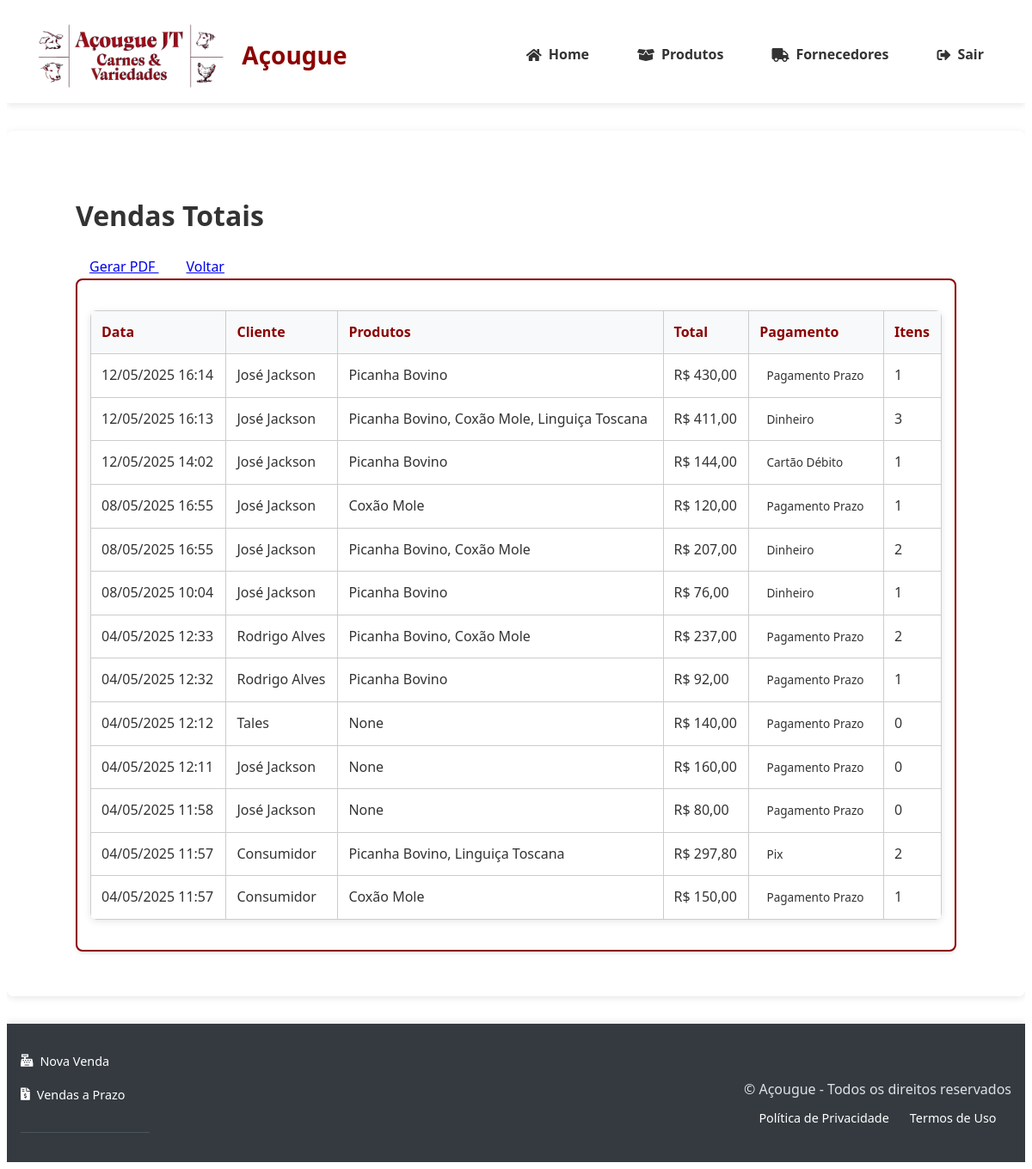
Before: /relatorios/vendas_totais (signed in) with the older database file.
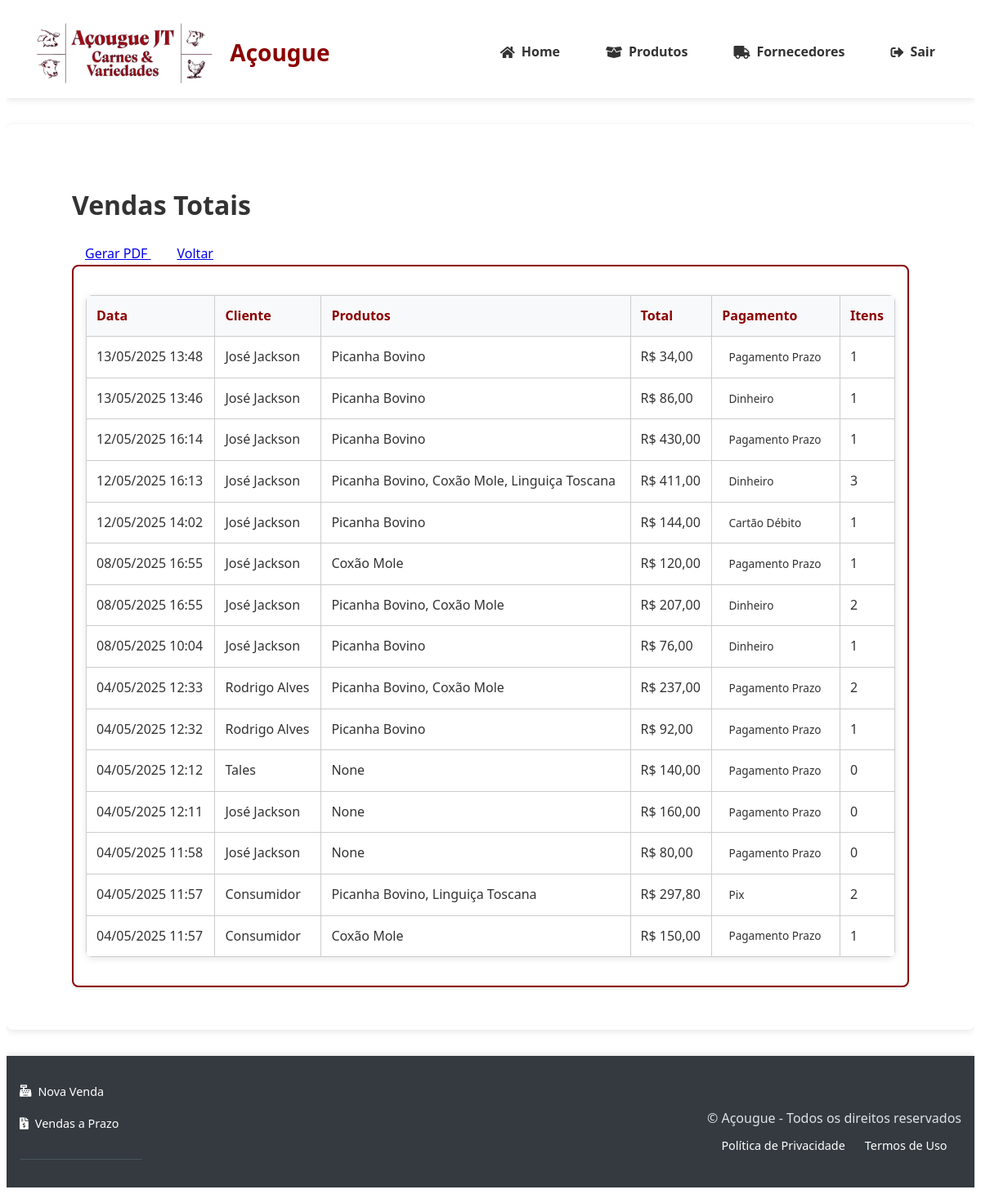
After: the same page with the newer database file.
### tables this page shows
CREATE TABLE vendas (
                id TEXT PRIMARY KEY,
                data TIMESTAMP DEFAULT CURRENT_TIMESTAMP,
                cliente_cpf TEXT,
                cliente_nome TEXT,  
                total DECIMAL(10,2) NOT NULL,
                metodo_pagamento TEXT NOT NULL,
                usuario_id INTEGER NOT NULL REFERENCES users(id) ON DELETE CASCADE,
                status_pagamento TEXT NOT NULL DEFAULT 'pago',
                data_vencimento DATE,
                observacao TEXT
            );

### app.py (the view, shortened to what this page needs)
@app.route('/relatorios/<report_type>')
@login_required
@role_required('gerente')
def relatorios_unificados(report_type):
    report_titles = {
        'vendas_totais': 'Vendas Totais',
    }
    if report_type == 'vendas_totais':
        with get_db_connection() as conn:
            cursor = conn.cursor()
            cursor.execute('''
                SELECT
                    v.id,
                    v.data,
                    v.cliente_nome as cliente,
                    GROUP_CONCAT(p.nome, ', ') as produtos,
                    v.total,
                    v.metodo_pagamento,
                    COUNT(vi.id) as total_itens
                FROM vendas v
                LEFT JOIN venda_itens vi ON v.id = vi.venda_id
                LEFT JOIN produtos p ON vi.produto_id = p.id
                GROUP BY v.id
                ORDER BY v.data DESC
            ''')
            dados = [dict(zip([column[0] for column in cursor.description], row))
                    for row in cursor.fetchall()]
        return render_template('relatorio_unificado.html',
                            dados=dados,
                            report_type=report_type,
                            titulo_relatorio=report_titles.get(report_type, 'Relatório'))

### app.py (called while the page is built)
def format_datetime(value, format='%d/%m/%Y %H:%M'):
    if value is None:
        return ''
    if isinstance(value, str):
        try:
            value = datetime.strptime(value, '%Y-%m-%d %H:%M:%S')
        except ValueError:
            try:
                value = datetime.strptime(value, '%Y-%m-%d')
            except ValueError:
                return value
    return value.strftime(format)

@app.template_filter('format_currency')
def format_currency(value):
    try:
        return f"R$ {float(value):,.2f}".replace(",", "X").replace(".", ",").replace("X", ".")
    except (ValueError, TypeError):
        return "R$ 0,00"

### banco_dados.py (called while the page is built)
@contextmanager
def get_db_connection():
    conn = sqlite3.connect(DB_PATH)
    conn.row_factory = sqlite3.Row
    conn.execute("PRAGMA foreign_keys = ON")
    try:
        yield conn
    finally:
        conn.close()

### templates/relatorio_unificado.html (shortened to what this page needs)
{% extends 'base.html' %}
{% block content %}
<div class="container dashboard-container">
    <div class="d-flex justify-content-between align-items-center mb-4">
        <h1>{{ titulo_relatorio }}</h1>
        <div>
            <a href="{{ url_for('gerar_pdf') }}" class="btn btn-primary me-2">
                Gerar PDF
            </a>
            <a href="{{ url_for('relatorios') }}" class="btn btn-secondary">
                Voltar
            </a>
        </div>
    </div>
    <div class="card">
        <div class="card-body">
            {% if report_type == 'vendas_totais' %}
                <div class="table-responsive">
                    <table class="table table-striped table-hover">
                        <thead class="table-dark">
                            <tr>
                                <th>Data</th>
                                <th>Cliente</th>
                                <th>Produtos</th>
                                <th>Total</th>
                                <th>Pagamento</th>
                                <th>Itens</th>
                            </tr>
                        </thead>
                        <tbody>
                            {% for venda in dados %}
                            <tr>
                                <td>{{ venda.data|format_datetime('%d/%m/%Y %H:%M') }}</td>
                                <td>{{ venda.cliente or 'Consumidor' }}</td>
                                <td>{{ venda.produtos }}</td>
                                <td>{{ venda.total|format_currency }}</td>
                                <td>
                                    <span class="badge bg-{{ 'success' if venda.metodo_pagamento != 'pagamento_prazo' else 'warning' }}">
                                        {{ venda.metodo_pagamento|replace('_', ' ')|title }}
                                    </span>
                                </td>
                                <td>{{ venda.total_itens }}</td>
                            </tr>
                            {% endfor %}
                        </tbody>
                    </table>
                </div>
            {% else %}
                <div class="alert alert-info">
                    Nenhum dado encontrado para o período selecionado.
                </div>
            {% endif %}
        </div>
    </div>
</div>
{% endblock %}

### templates/base.html (shortened to what this page needs)
<!DOCTYPE html>
<html lang="pt-BR">
<head>
    <link rel="stylesheet" href="{{ url_for('static', filename='styles.css') }}">
    <link rel="stylesheet" href="https://cdnjs.cloudflare.com/ajax/libs/font-awesome/5.15.4/css/all.min.css">
</head>
<body>
    <header class="header-main">
        <div class="header-brand">
            <img src="{{ url_for('static', filename='img/logo-acougue.png') }}" alt="Logo Açougue" class="logo">
            <h1 class="site-title">Açougue</h1>
        </div>
        <nav class="main-nav">
            <a href="{{ url_for('index') }}" class="nav-link">
                <i class="fas fa-home"></i> Home
            </a>
            <a href="{{ url_for('listar_produtos') }}" class="nav-link"><i class="fas fa-box-open"></i> Produtos</a>
            <a href="{{ url_for('listar_fornecedores') }}" class="nav-link"><i class="fas fa-truck"></i> Fornecedores</a>
            <a href="{{ url_for('logout') }}" class="nav-link btn-danger"><i class="fas fa-sign-out-alt"></i> Sair</a>
        </nav>
    </header>
    <main class="container main-content">
        {% block content %}{% endblock %}
    </main>
    <footer class="main-footer">
        <div class="footer-content">
            <div class="footer-nav-links">
                <a href="{{ url_for('nova_venda') }}" class="footer-link">
                    <i class="fas fa-cash-register"></i> Nova Venda
                </a>
                <a href="{{ url_for('listar_vendas_prazo') }}" class="footer-link">
                    <i class="fas fa-file-invoice-dollar"></i> Vendas a Prazo
                </a>
            </div>
            <div class="footer-legal">
                <p class="copyright">&copy; {{ current_year }} Açougue - Todos os direitos reservados</p>
                <div class="footer-links">
                    <a href="#" class="footer-link">Política de Privacidade</a>
                    <a href="#" class="footer-link">Termos de Uso</a>
                </div>
            </div>
        </div>
    </footer>
</body>
</html>

### static/styles.css (style rules this page uses)
.dashboard-container { padding: 2rem; max-width: 1600px; margin: 0 auto; width: 95%; }
:root { --primary-color: #8B0000; --secondary-color: #6e0000; --background-light: #f8f9fa; --text-dark: #333; --text-light: #fff; --border-radius: 0.5rem; --box-shadow: 0 2px 8px rgba(0,0,0,0.1); }
body { font-family: 'Segoe UI', Tahoma, Geneva, Verdana, sans-serif; color: var(--text-dark); line-height: 1.6; }
.container { max-width: 1200px; margin: 0 auto; padding: 2rem; }
.card { background: #fff; border: 2px solid var(--primary-color); border-radius: var(--border-radius); padding: 1rem; box-shadow: var(--box-shadow); }
.header-main { background: rgba(255, 255, 255, 0.95); padding: 1rem 2rem; display: flex; align-items: center; justify-content: space-between; box-shadow: var(--box-shadow); position: relative; z-index: 1000; }
.header-brand { display: flex; align-items: center; gap: 1rem; }
.logo { height: 80px; transition: transform 0.3s ease; }
.site-title { color: var(--primary-color); font-size: 1.75rem; margin: 0; }
.main-nav { display: flex; gap: 1.5rem; align-items: center; }
.nav-link { text-decoration: none; color: var(--text-dark); font-weight: 600; padding: 0.5rem 1rem; border-radius: var(--border-radius); transition: all 0.3s ease; display: flex; align-items: center; gap: 0.5rem; }
.main-content { flex: 1; background: rgba(255,255,255,0.98); border-radius: var(--border-radius); box-shadow: var(--box-shadow); margin: 2rem auto; position: relative; z-index: 100; }
.main-footer { background: rgba(255, 255, 255, 0.95); padding: 1.5rem; box-shadow: 0 -2px 8px rgba(0,0,0,0.1); margin-top: auto; }
.footer-content { max-width: 1200px; margin: 0 auto; display: flex; justify-content: space-between; align-items: center; }
.footer-links { display: flex; gap: 1.5rem; }
.footer-link { color: var(--text-dark); text-decoration: none; font-size: 0.9rem; transition: color 0.3s ease; }
*, *::before, *::after { box-sizing: border-box; }
html, body { overflow-x: hidden; }
.main-footer { background: #343a40; color: white; padding: 2rem 0; margin-top: auto; }
.footer-content { max-width: 1200px; margin: 0 auto; padding: 0 1rem; }
.footer-nav-links { display: grid; grid-template-columns: repeat(auto-fit, minmax(150px, 1fr)); gap: 1rem; margin-bottom: 0.1rem; border-bottom: 1px solid #4b545c; padding-bottom: 2rem; }
.footer-link { color: #ffffff; text-decoration: none; display: flex; align-items: center; gap: 0.5rem; transition: color 0.3s ease; }
.footer-legal { text-align: center; padding-top: 0.5rem; }
.footer-legal .copyright { margin-bottom: 0.5rem; color: #dee2e6; }
.footer-links { display: flex; gap: 1.5rem; justify-content: center; flex-wrap: wrap; }
table { width: 100%; border-collapse: collapse; margin: 1rem 0; }
th, td { padding: 12px; text-align: left; border-bottom: 1px solid #ddd; }
th { background-color: #8B0000; color: white; }
.dashboard-container { padding: 20px; max-width: 1200px; margin: 0 auto; }
.card { background: #fff; padding: 15px; border-radius: 8px; box-shadow: 0 2px 4px rgba(0,0,0,0.1); }
table { width: 100%; border-collapse: collapse; margin: 20px 0; background: white; }

Changed rows visible on the page:
added vendas: data "13/05/2025 13:48", cliente_nome "José Jackson", produtos "Picanha Bovino", total "R$ 34,00", metodo_pagamento "Pagamento Prazo", total_itens "1"
added vendas: data "13/05/2025 13:46", cliente_nome "José Jackson", produtos "Picanha Bovino", total "R$ 86,00", metodo_pagamento "Dinheiro", total_itens "1"
